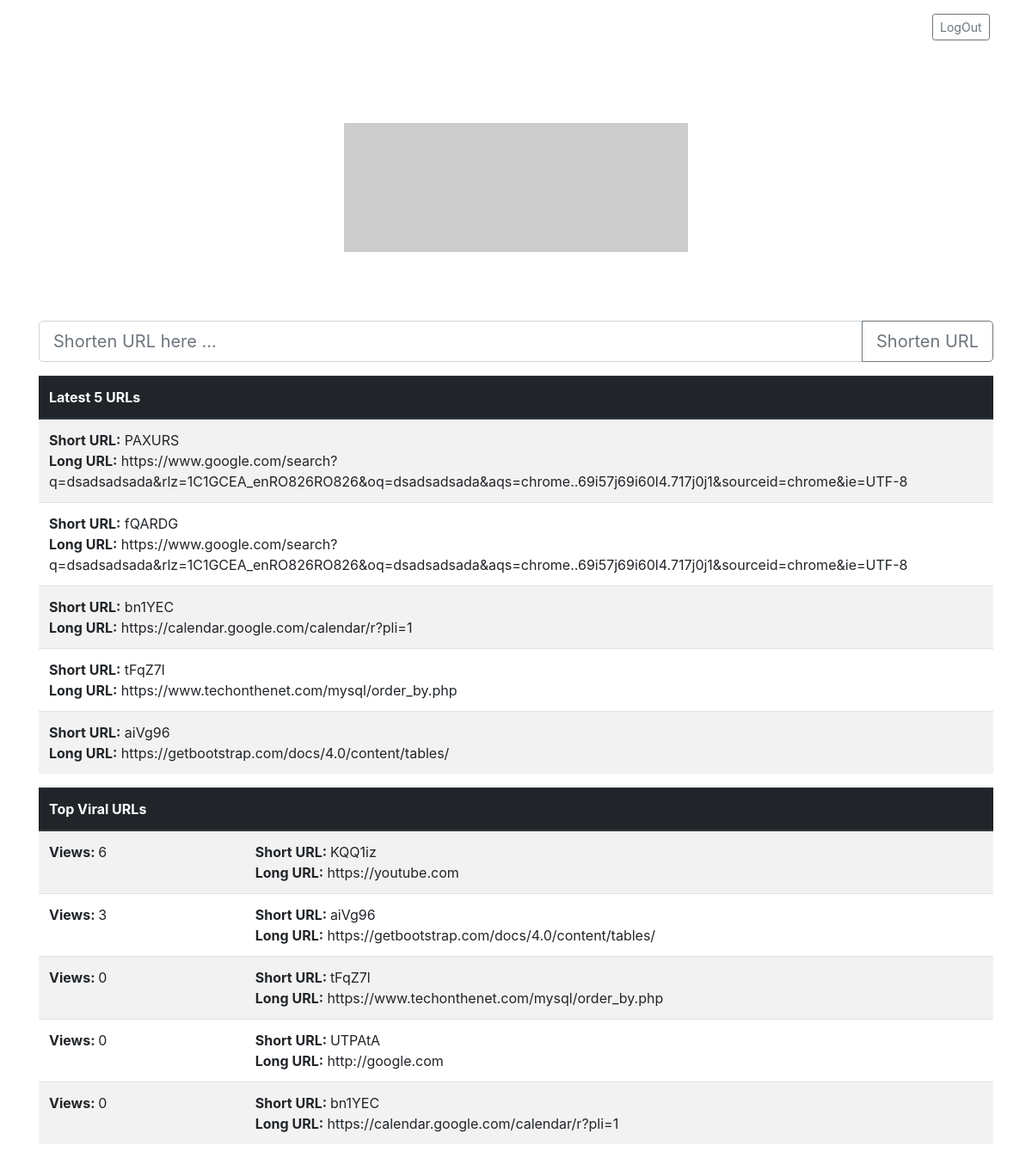
Screenshot of /index.php (signed in) with the database file from the repository.
### tables this page shows
CREATE TABLE IF NOT EXISTS `short_url` (
  `id` int(11) NOT NULL AUTO_INCREMENT,
  `short_url` varchar(6) NOT NULL,
  `long_url` text NOT NULL,
  `views` int(11) NOT NULL DEFAULT '0',
  PRIMARY KEY (`id`)
);

### index.php (the view, shortened to what this page needs)
<?php
require_once('config.php');
?>
<!doctype html>
<html lang="en">
  <head>
    <link rel="stylesheet" href="https://stackpath.bootstrapcdn.com/bootstrap/4.1.3/css/bootstrap.min.css">
    <link rel="stylesheet" href="style.css">
  </head>
  <body>
  <div class="container">
  <header class="blog-header py-3">
    <div class="row flex-nowrap justify-content-between align-items-center">
      <div class="col-4 pt-1">
      </div>
      <div class="col-4">
      </div>
      <div class="col-4 d-flex justify-content-end align-items-center">
      <?php if(isset($_SESSION['login'])) { ?>
        <a class="btn btn-sm btn-outline-secondary" href="logout.php">LogOut</a> &nbsp;
      <?php } else { ?>
        <a class="btn btn-sm btn-outline-secondary" href="login.php">LogIn</a> &nbsp;
        <a class="btn btn-sm btn-outline-secondary" href="signup.php">SignUp</a>
      <?php } ?>
      </div>
    </div>
  </header>
  </div>
    <div class="container">
        <div class="row">
            <div class="col-sm">
                <center><a href="http://sho.rt"><img class="short-logo" src="http://placehold.it/400x150"></a></center>
            </div>
        </div>
        <div class="row">
            <div class="col-sm">
            <form action="shorten.php" method="POST">
                <div class="input-group input-group-lg mb-3">
                    <input name="url" type="text" class="form-control" placeholder="Shorten URL here ..." aria-describedby="shortenURL">
                    <div class="input-group-append">
                        <button class="btn btn-outline-secondary" type="submit" id="shortenURL">
                            Shorten URL
                        </button>
                    </div>
                </div>
            </form>
<?php
    $get_views = "select * from short_url order by id DESC limit 5";
    $rez_get_views = $conn->query($get_views);
    echo '<table class="table table-striped">';
    echo '<thead class="thead-dark"><tr><th scope="col">Latest 5 URLs</th></tr></thead>';
    while($row = $rez_get_views->fetch_assoc()) {
        $short_url = $row['short_url'];
        $long_url = $row['long_url'];
        echo "<tr>";
        echo "<td><b>Short URL:</b> $short_url<br> <b>Long URL:</b> $long_url</td>";
        echo "</tr>";
    }
    echo '</table>';
    $get_views = "select * from short_url order by views DESC limit 5";
    $rez_get_views = $conn->query($get_views);
    echo '<table class="table table-striped">';
    echo '<thead class="thead-dark"><tr><th scope="col">Top Viral URLs</th><th></th></tr></thead>';
    while($row = $rez_get_views->fetch_assoc()) {
        $short_url = $row['short_url'];
        $long_url = $row['long_url'];
        $views = $row['views'];
        echo "<tr>";
        echo "<td><b>Views: </b>$views<br> </td>";
        echo "<td><b>Short URL: </b> $short_url <br> <b>Long URL:</b> $long_url</td>";
        echo "</tr>";
    }
    echo '</table>';
?>
            </div>
        </div>
    </div>
  </body>
</html>

### style.css (style rules this page uses)
.short-logo { padding: 80px 0; }

### rows the page displays
short_url: short_url "PAXURS", long_url "https://www.google.com/search?q=dsadsadsada&rlz=1C1GCEA_enRO826RO826&oq=dsadsadsada&aqs=chrome..69i57j69i60l4.717j0j1&sourceid=chrome&ie=UTF-8"
short_url: short_url "fQARDG", long_url "https://www.google.com/search?q=dsadsadsada&rlz=1C1GCEA_enRO826RO826&oq=dsadsadsada&aqs=chrome..69i57j69i60l4.717j0j1&sourceid=chrome&ie=UTF-8"
short_url: short_url "bn1YEC", long_url "https://calendar.google.com/calendar/r?pli=1", views "0"
short_url: short_url "tFqZ7l", long_url "https://www.techonthenet.com/mysql/order_by.php", views "0"
short_url: short_url "aiVg96", long_url "https://getbootstrap.com/docs/4.0/content/tables/", views "3"
short_url: views "6", short_url "KQQ1iz", long_url "https://youtube.com"
short_url: views "0", short_url "UTPAtA", long_url "http://google.com"
